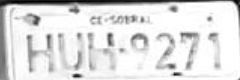
#> input picture Aulas/HUH9271.png, 240 x 80 px
$ jupyter execute Aula09.ipynb
#> lines starting #> are read from the running program, lines starting #| are printed output that depends on the picture; after the words box and inside, x2 and y2 are one past the last pixel; in counts of white or black regions, pixels touching at a corner belong together
# Aula 9 – Processamento morfológico: algoritmos morfológicos

## 1. Introdução

As operações morfológicas básicas estudadas na aula anterior têm por si só sua maior utilidade no pré-processamento das imagens para “limpar” os objetos, deixá-los mais destacados e nítidos, e facilitar os passos de visão propriamente dita (identificação dos objetos). Entretanto, podemos combinar tais operações para extrair estruturas dos objetos que podem ser mais determinantes na identificação. Como exemplos principais temos os algoritmos de extração de fronteiras, preenchimento de regiões, componentes conectados, afinamento, espessamento e esqueletonização.

A extração de fronteiras dá a borda do objeto. É o equivalente morfológico do filtro de gradiente visto em aulas anteriores, também chamado de “gradiente morfológico”. A ideia é bem simples: aplique uma dilatação e subtraia da erosão da imagem. Restarão apenas as bordas.

O preenchimento de regiões serve para você pegar a região interna do objeto. Serve também para “tapar” buracos ou “pintar” o interior de objetos. Funciona como a ferramenta “balde de tinta” do paint, ou seja, é equivalente ao algoritmo “flood fill”. A ideia é definir um pixel “1” em uma região e aplicar dilatações nesse pixel iterativamente, sempre subtraindo da imagem original. Quando não houver mais modificação, é porque toda a região na qual aquele pixel inicial estava inserido foi preenchida.

A operação de componentes conectadas serve para identificar pixels de um mesmo objeto. Faz-se isso marcando um pixel inicial e então inicia-se um processo de identificação de todos aqueles que estão conectados a ele. A ideia é praticamente a mesma do preenchimento de regiões, mas funciona pela borda, e não pelo interior.

O afinamento e o espessamento servem para definir imagens mais finas ou mais grossas de um objeto mantendo sua forma “fundamental”, ou sua “estrutura básica”, ao contrário do que acontece com as operações básicas de erosão ou dilatação que podem destruir o objeto. Essas operações funcionam através do operador morfológico conhecido como “hit or miss” (acerto ou erro), que é capaz de identificar na imagem onde se encontram certas estruturas dadas (veja leitura complementar para entender como a transformada hit or miss funciona).

A esqueletonização retorna o “esqueleto” do objeto, ou seja, a estrutura básica que daria suporta a um objeto com determinada forma. É especialmente útil para identificação de objetos pois a estrutura que o suporta geralmente traz informação necessária e suficiente, já que objetos com formas diferentes dificilmente têm o esqueleto com a mesma característica. É obtida por sequências de erosões e pode-se obter a reconstrução do objeto com sequências de dilatações.

## 2. Leitura complementar

Livro E - Seção 9.3

Livro 1 - Seção 6.3

Livro 2 - Seção 8.4

Livro 3 - Seção 9.5

## 3. Exercícios

a) Todos os algoritmos aqui comentados estão implementados em Octave e OpenCV (Python, C/C++). Crie uma imagem simples, como um círculo preto em um fundo branco, e teste as funções para se familiarizar com elas na sua linguagem preferida

b) Utilizando a imagem da placa disponibilizada na Aula 8, aplique o algoritmo de componentes conexas para extrair cada caractere da placa (antes utilize o pré-processamento sugerido como exercício na aula 8 para ter os caracteres bem definidos).

[cell 1]
import cv2
import numpy as np

[cell 2]
image = np.ones((512,512,3), np.uint8) * 255
#image = np.zeros((512,512), np.uint8)
#cv2.circle(image, (Zentrum), Radius, (15,75,50), -1)
cv2.circle(image, (250, 250), 100, (0,0,0), 250)
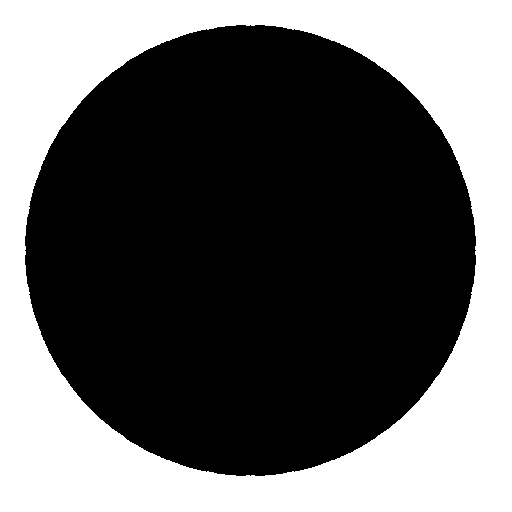
#> image: shape (512, 512, 3); 39.2% white; 1 white region, box (x1, y1, x2, y2) and area: (0, 0, 512, 512) 102683
cv2.imshow("circulo", image)
cv2.waitKey(0)
cv2.destroyAllWindows()

[cell 3]
kernel = np.ones((5,5), np.uint8)
img = cv2.imread('HUH9271.png',cv2.IMREAD_GRAYSCALE)
#> img is the input picture: shape (80, 240); min 1, max 255, mean 222.4
image = img
img2 = (255-image)
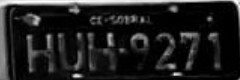
#> img2: shape (80, 240); min 0, max 254, mean 32.6
opening = cv2.morphologyEx(img2, cv2.MORPH_OPEN, kernel)
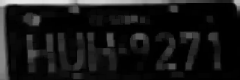
#> opening: shape (80, 240); min 0, max 230, mean 24
closing = cv2.morphologyEx(opening, cv2.MORPH_CLOSE, kernel)

th, im_th = cv2.threshold(image, 220, 255, cv2.THRESH_BINARY_INV);
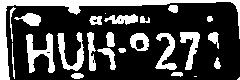
#> im_th: shape (80, 240); 27.7% white; 25 white regions (3 under 20 px), largest, box (x1, y1, x2, y2) and area: (0, 0, 240, 80) 1887, (26, 33, 55, 73) 532, (57, 32, 84, 71) 420
im_floodfill = im_th.copy()
h, w = im_th.shape[:2]
#> h = 80; w = 240
mask = np.zeros((h+2, w+2), np.uint8)
cv2.floodFill(im_floodfill, mask, (0,0), 255);
im_floodfill_inv = cv2.bitwise_not(im_floodfill)
im_out = im_th | im_floodfill_inv
#> im_out: shape (80, 240); every value is 255

cv2.imshow("Thresholded Image", im_th)

cv2.imshow("Floodfilled Image", im_floodfill)

cv2.imshow("Inverted Floodfilled Image", im_floodfill_inv)

cv2.imshow("Foreground", im_out)
cv2.waitKey(0)
cv2.destroyAllWindows()

$ run again, with Aulas/moedasw.jpg saved as Aulas/HUH9271.png
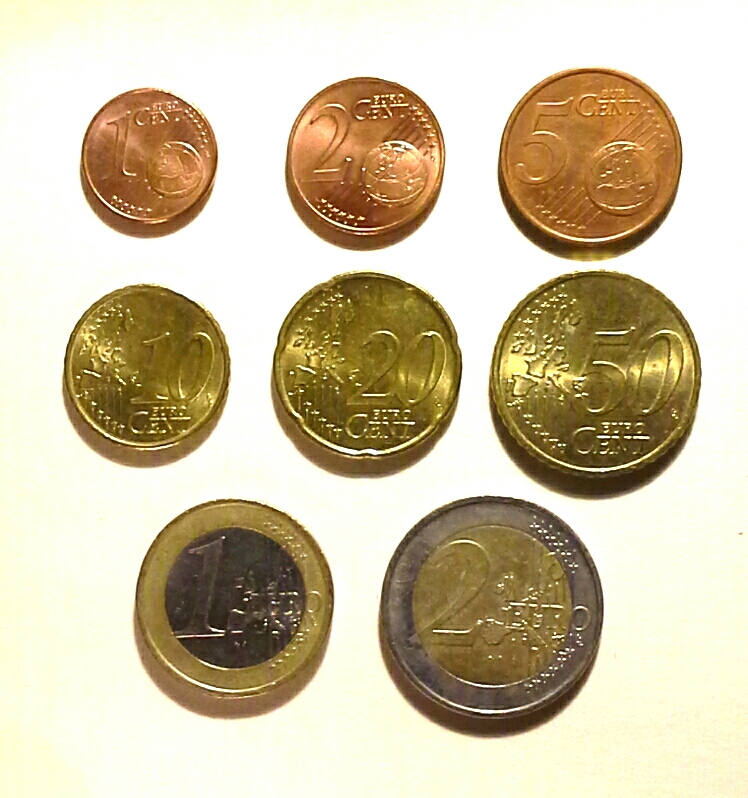
#> input picture Aulas/moedasw.jpg, 748 x 798 px
#> image: shape (512, 512, 3); 39.2% white; 1 white region, box (x1, y1, x2, y2) and area: (0, 0, 512, 512) 102683
#> `th, im_th = cv2.threshold(image, 220, 255, cv2.THRESH_BINARY_INV);`:
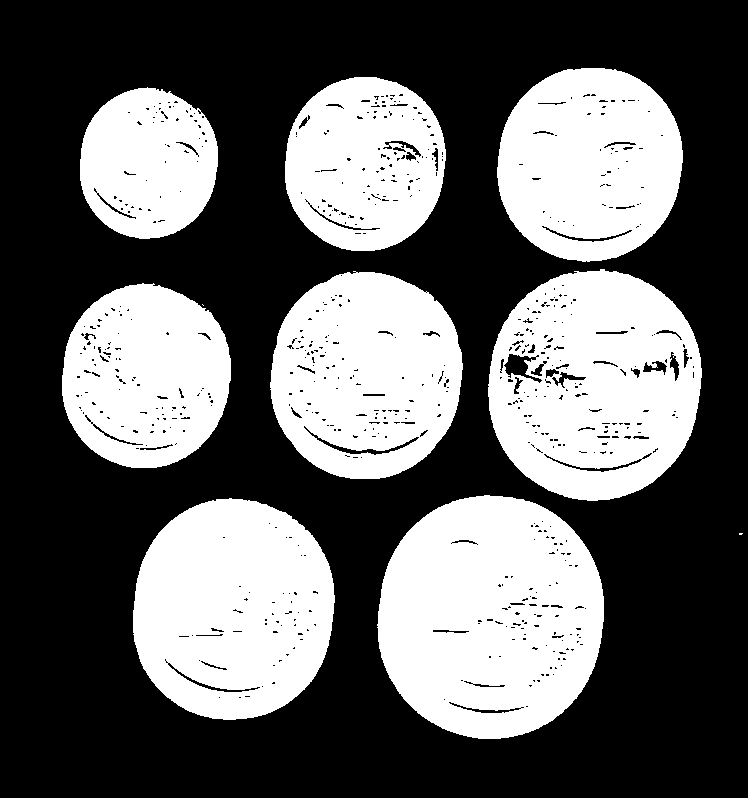
#> im_th: shape (798, 748); 39.4% white; 10 white regions (2 under 20 px), largest, box (x1, y1, x2, y2) and area: (377, 495, 604, 739) 43193, (488, 269, 702, 501) 36604, (133, 498, 335, 720) 35234
#> im_floodfill: shape (798, 748); 98.7% white; black in thin lines or dots, all inside (x1, y1, x2, y2) = (76, 94, 694, 713)
#> `im_out = im_th | im_floodfill_inv`:
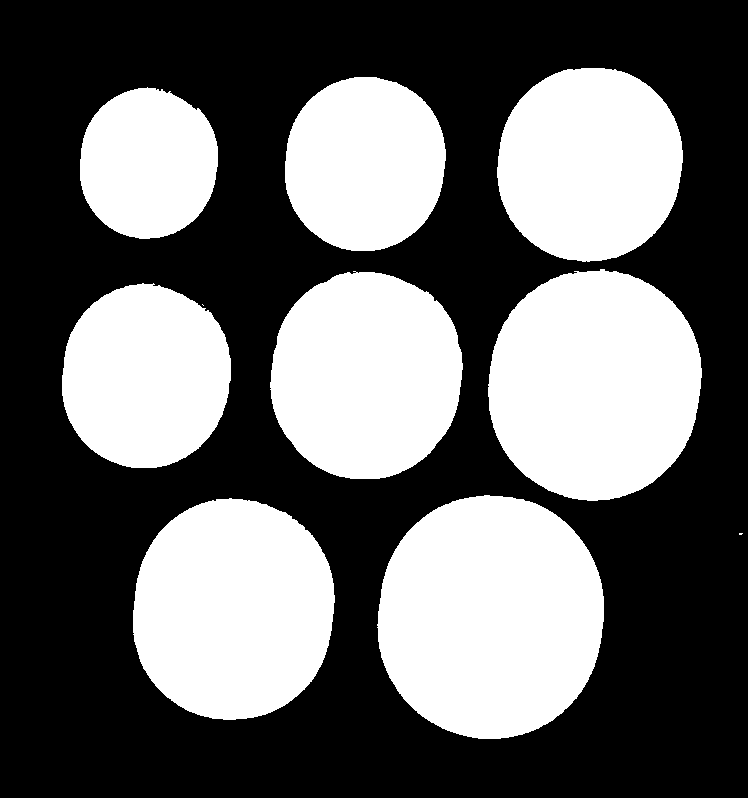
#> im_out: shape (798, 748); 40.7% white; 10 white regions (2 under 20 px), largest, box (x1, y1, x2, y2) and area: (377, 495, 604, 739) 44002, (488, 269, 702, 501) 39128, (133, 498, 335, 720) 35727
